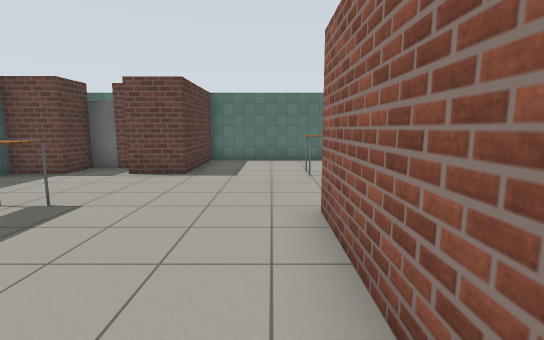
View 1 (above)

13 first-person views from a walk through a Gazebo world. The camera is 1.2 m above the floor, tilts 8° down and sees 85° across. The floor is counted in squares, 1 m on a side. Each view is taken from the middle of a square. On the plan, view 1 faces up. The plan holds only what a view shows up to about 13 squares ahead; the rest is blank. Gazebo's built-in surfaces are drawn with simple patterns.

View 2
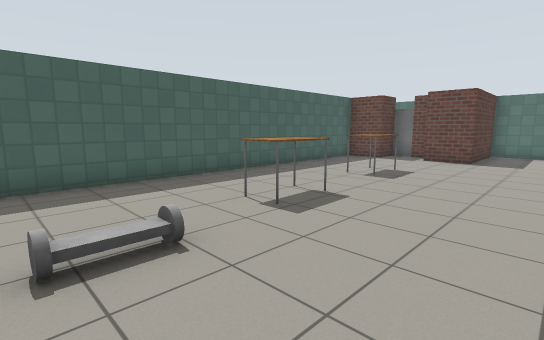

View 3
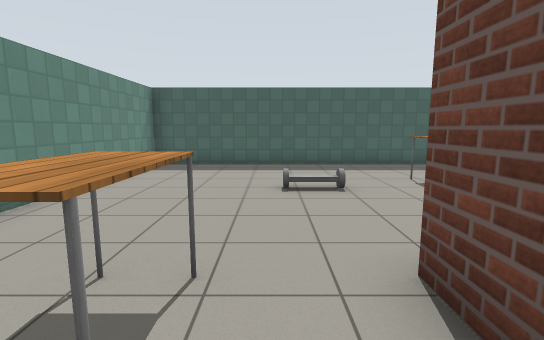

View 4
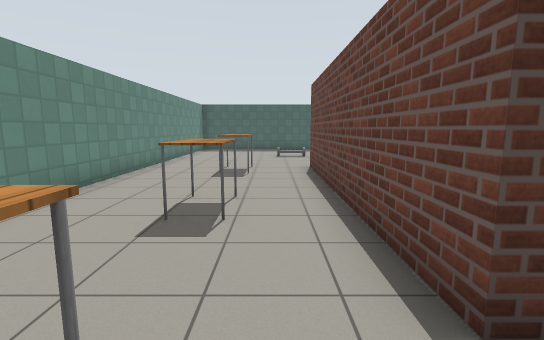

View 5
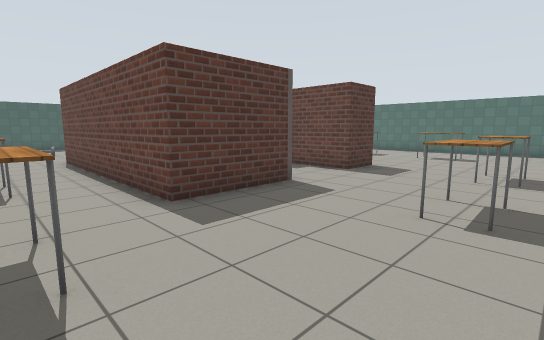

View 6
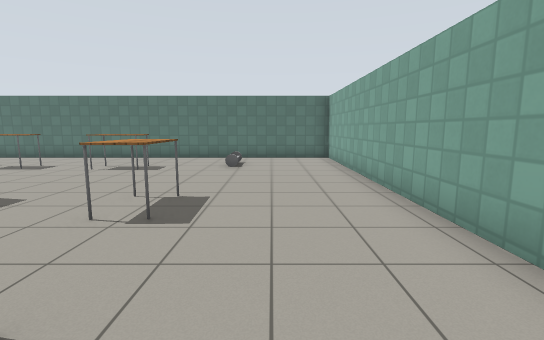

View 7
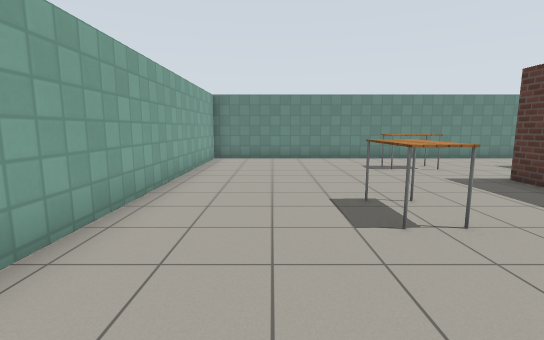

View 8
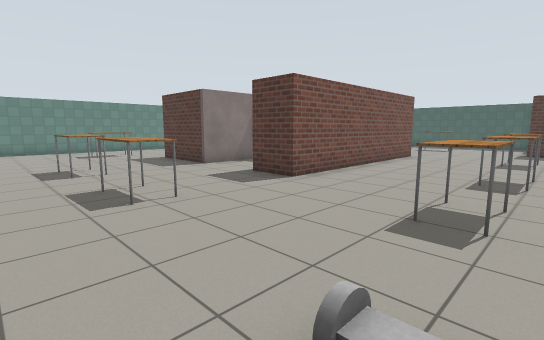

View 9
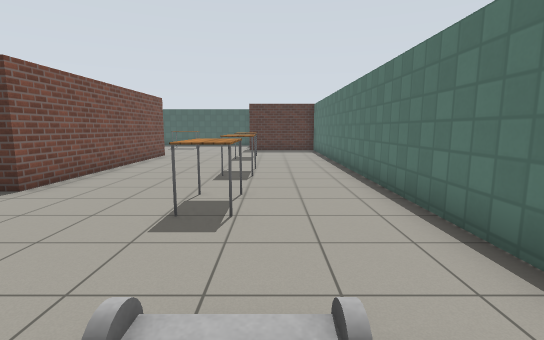

View 10
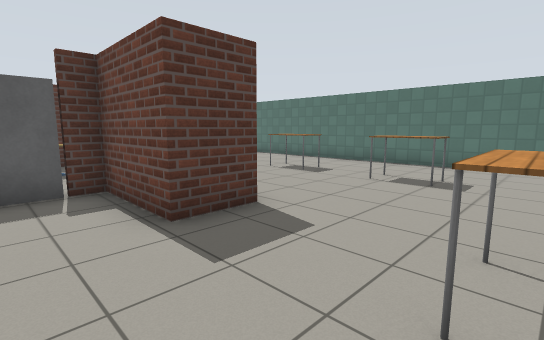

View 11
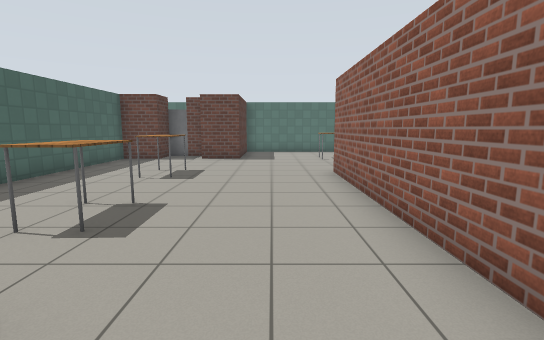

View 12
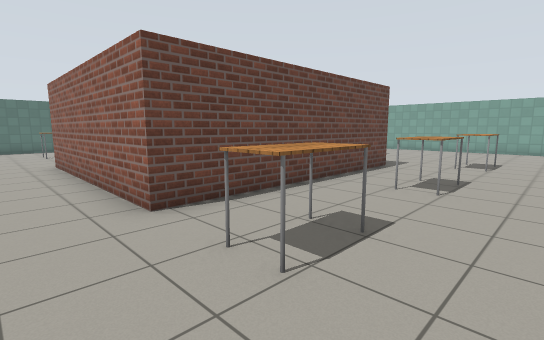

View 13
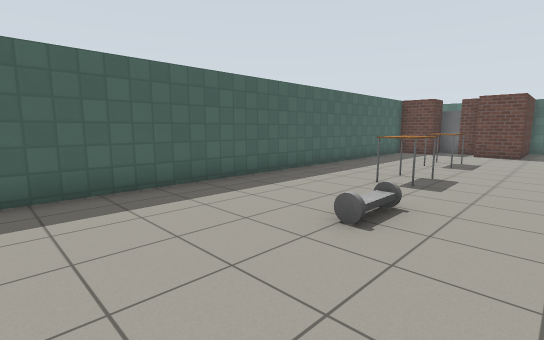

### Floor plan
Points are (right, up) in squares from view 1. A wall is a line through its corners. A room is listed if a view was taken in it or the views show most of it. See-through windows are left out.
Room 1 (views 1, 2, 3, 4, 5, 6, 7, 8, 9, 10, 11, 12, 13)
walls: (6.2, 0.2) (8.5, 0.2) (8.5, -2.8) (0.7, -2.8) (0.7, 4.2) (8.5, 4.2) (8.5, 2.7) (5.9, 2.7) (5.9, 2); (-5.4, 9) (-5.4, 7.8) (-6.9, 7.8) (-6.9, -7.9) (16.3, -7.9) (16.3, 11.3) (-2.3, 11.3) (-2.3, 7.8) (-3.9, 7.8)
ways out: opening at (-5, 8.5)
objects: door leaf (-5, 9); table (-4, -1) to (-3, 1); table (-4, 3) to (-4, 4); car (-3, -4) to (-3, -3); table (1, -5) to (2, -5); table (1, 8) to (2, 8); table (5, -5) to (6, -5); table (5, 8) to (6, 8); door leaf (6, 1); table (9, -5) to (10, -5); table (9, 8) to (10, 8); table (12, -1) to (12, 0); table (12, 3) to (12, 4); car (13, 8) to (13, 9)

Where each view was taken, in squares from view 1:
view 1: 0 up, 0 right, facing up
view 2: 4 down, 0 right, facing up-left
view 3: 4 down, 3 right, facing left
view 4: 4 down, 10 right, facing left
view 5: 5 down, 13 right, facing up-left
view 6: 1 down, 14 right, facing up
view 7: 4 up, 14 right, facing down
view 8: 9 up, 14 right, facing down-left
view 9: 9 up, 14 right, facing left
view 10: 1 up, 12 right, facing up-left
view 11: 4 down, 1 left, facing up
view 12: 7 down, 1 left, facing up-right
view 13: 7 down, 1 left, facing up-left
